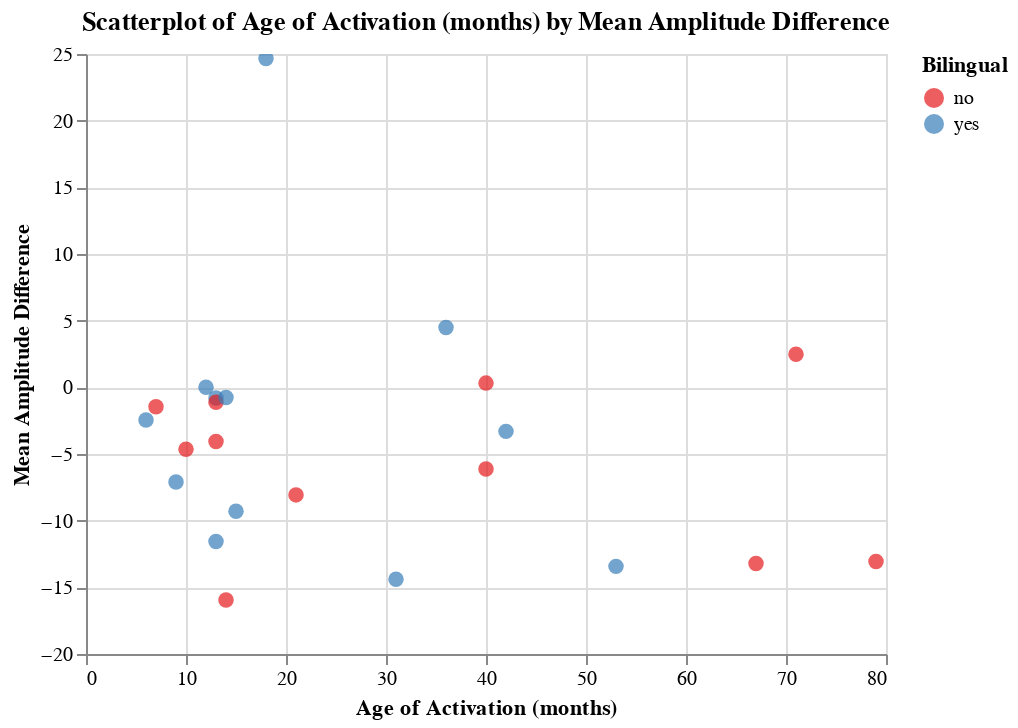

Here is the notebook cell this chart was saved with:
### Code cell
# scatter plot of age of implant and MNA diff (include tooltip interactivity):

varlist = ['ID', 'Bilingual', 'Age (months)', 'Time in Sound (months)'] # for tooltip interactivity
ah.scatter_plot(diffdf, 'Age of Activation (months)', 'Mean Amplitude Difference', 'Bilingual', varlist, output_directory, 'set1')

### Figure 1 — Vega-Lite specification as saved in the notebook (floating-point values rounded to 4 significant figures)
{"config": {"view": {"continuousWidth": 400, "continuousHeight": 300}}, "data": {"name": "data-cada878c65bc5ab23591eb8da5001f2e"}, "mark": {"type": "circle", "size": 60}, "encoding": {"color": {"type": "nominal", "field": "Bilingual", "scale": {"scheme": "set1"}}, "tooltip": [{"type": "nominal", "field": "ID"}, {"type": "nominal", "field": "Bilingual"}, {"type": "quantitative", "field": "Age (months)"}, {"type": "quantitative", "field": "Time in Sound (months)"}], "x": {"type": "quantitative", "field": "Age of Activation (months)"}, "y": {"type": "quantitative", "field": "Mean Amplitude Difference"}}, "selection": {"selector001": {"type": "interval", "bind": "scales", "encodings": ["x", "y"]}}, "title": "Scatterplot of Age of Activation (months) by Mean Amplitude Difference", "$schema": "https://vega.github.io/schema/vega-lite/v4.8.1.json", "datasets": {"data-cada878c65bc5ab23591eb8da5001f2e": [{"ID": "942", "Group": "CI", "Mean Amplitude": -19.68, "Bilingual": "no", "Age (months)": 56, "Time in Sound (months)": 43, "Age of Activation (months)": 13.0, "Region": "Frontal", "Mean Amplitude Difference": -4.068}, {"ID": "959", "Group": "CI", "Mean Amplitude": -15.05, "Bilingual": "no", "Age (months)": 57, "Time in Sound (months)": 17, "Age of Activation (months)": 40.0, "Region": "Frontal", "Mean Amplitude Difference": -6.121}, {"ID": "925", "Group": "CI", "Mean Amplitude": -15.04, "Bilingual": "yes", "Age (months)": 58, "Time in Sound (months)": 52, "Age of Activation (months)": 6.0, "Region": "Frontal", "Mean Amplitude Difference": -2.451}, {"ID": "956", "Group": "CI", "Mean Amplitude": -20.8, "Bilingual": "yes", "Age (months)": 58, "Time in Sound (months)": 5, "Age of Activation (months)": 53.0, "Region": "Frontal", "Mean Amplitude Difference": -13.43}, {"ID": "955", "Group": "CI", "Mean Amplitude": -2.808, "Bilingual": "yes", "Age (months)": 61, "Time in Sound (months)": 49, "Age of Activation (months)": 12.0, "Region": "Frontal", "Mean Amplitude Difference": 0.009}, {"ID": "904", "Group": "CI", "Mean Amplitude": -20.64, "Bilingual": "yes", "Age (months)": 67, "Time in Sound (months)": 54, "Age of Activation (months)": 13.0, "Region": "Frontal", "Mean Amplitude Difference": -0.795}, {"ID": "911", "Group": "CI", "Mean Amplitude": -17.36, "Bilingual": "no", "Age (months)": 67, "Time in Sound (months)": 54, "Age of Activation (months)": 13.0, "Region": "Frontal", "Mean Amplitude Difference": -1.122}, {"ID": "919", "Group": "CI", "Mean Amplitude": -15.46, "Bilingual": "no", "Age (months)": 74, "Time in Sound (months)": 67, "Age of Activation (months)": 7.0, "Region": "Frontal", "Mean Amplitude Difference": -1.454}, {"ID": "945", "Group": "CI", "Mean Amplitude": -16.92, "Bilingual": "no", "Age (months)": 77, "Time in Sound (months)": 56, "Age of Activation (months)": 21.0, "Region": "Frontal", "Mean Amplitude Difference": -8.067}, {"ID": "961", "Group": "CI", "Mean Amplitude": -19.6, "Bilingual": "no", "Age (months)": 77, "Time in Sound (months)": 63, "Age of Activation (months)": 14.0, "Region": "Frontal", "Mean Amplitude Difference": -15.95}, {"ID": "903", "Group": "CI", "Mean Amplitude": -24.76, "Bilingual": "no", "Age (months)": 82, "Time in Sound (months)": 72, "Age of Activation (months)": 10.0, "Region": "Frontal", "Mean Amplitude Difference": -4.641}, {"ID": "921", "Group": "CI", "Mean Amplitude": -33.19, "Bilingual": "yes", "Age (months)": 82, "Time in Sound (months)": 46, "Age of Activation (months)": 36.0, "Region": "Frontal", "Mean Amplitude Difference": 4.483}, {"ID": "936", "Group": "CI", "Mean Amplitude": -6.697, "Bilingual": "yes", "Age (months)": 86, "Time in Sound (months)": 71, "Age of Activation (months)": 15.0, "Region": "Frontal", "Mean Amplitude Difference": -9.298}, {"ID": "901", "Group": "CI", "Mean Amplitude": -3.359, "Bilingual": "yes", "Age (months)": 86, "Time in Sound (months)": 68, "Age of Activation (months)": 18.0, "Region": "Frontal", "Mean Amplitude Difference": 24.66}, {"ID": "923", "Group": "CI", "Mean Amplitude": -22.51, "Bilingual": "yes", "Age (months)": 87, "Time in Sound (months)": 56, "Age of Activation (months)": 31.0, "Region": "Frontal", "Mean Amplitude Difference": -14.4}, {"ID": "924", "Group": "CI", "Mean Amplitude": -18.95, "Bilingual": "yes", "Age (months)": 87, "Time in Sound (months)": 74, "Age of Activation (months)": 13.0, "Region": "Frontal", "Mean Amplitude Difference": -11.57}, {"ID": "934", "Group": "CI", "Mean Amplitude": -14.02, "Bilingual": "yes", "Age (months)": 89, "Time in Sound (months)": 80, "Age of Activation (months)": 9.0, "Region": "Frontal", "Mean Amplitude Difference": -7.093}, {"ID": "951", "Group": "CI", "Mean Amplitude": -19.7, "Bilingual": "no", "Age (months)": 89, "Time in Sound (months)": 49, "Age of Activation (months)": 40.0, "Region": "Frontal", "Mean Amplitude Difference": 0.316}, {"ID": "913", "Group": "CI", "Mean Amplitude": -15.58, "Bilingual": "yes", "Age (months)": 100, "Time in Sound (months)": 86, "Age of Activation (months)": 14.0, "Region": "Frontal", "Mean Amplitude Difference": -0.756}, {"ID": "941", "Group": "CI", "Mean Amplitude": -19.01, "Bilingual": "no", "Age (months)": 106, "Time in Sound (months)": 35, "Age of Activation (months)": 71.0, "Region": "Frontal", "Mean Amplitude Difference": 2.484}, {"ID": "947", "Group": "CI", "Mean Amplitude": -19.22, "Bilingual": "no", "Age (months)": 106, "Time in Sound (months)": 27, "Age of Activation (months)": 79.0, "Region": "Frontal", "Mean Amplitude Difference": -13.06}, {"ID": "935", "Group": "CI", "Mean Amplitude": -16.62, "Bilingual": "yes", "Age (months)": 122, "Time in Sound (months)": 80, "Age of Activation (months)": 42.0, "Region": "Frontal", "Mean Amplitude Difference": -3.303}, {"ID": "937", "Group": "CI", "Mean Amplitude": -27.73, "Bilingual": "no", "Age (months)": 122, "Time in Sound (months)": 55, "Age of Activation (months)": 67.0, "Region": "Frontal", "Mean Amplitude Difference": -13.22}, {"ID": "857", "Group": "HG", "Mean Amplitude": -8.053, "Bilingual": "no", "Age (months)": 33, "Time in Sound (months)": 33, "Age of Activation (months)": null, "Region": "Frontal", "Mean Amplitude Difference": 5.293}, {"ID": "847", "Group": "HG", "Mean Amplitude": -2.966, "Bilingual": "no", "Age (months)": 43, "Time in Sound (months)": 43, "Age of Activation (months)": null, "Region": "Frontal", "Mean Amplitude Difference": 0.175}, {"ID": "858", "Group": "HG", "Mean Amplitude": -18.59, "Bilingual": "no", "Age (months)": 51, "Time in Sound (months)": 51, "Age of Activation (months)": null, "Region": "Frontal", "Mean Amplitude Difference": -12.21}, {"ID": "859", "Group": "HG", "Mean Amplitude": -7.7, "Bilingual": "no", "Age (months)": 52, "Time in Sound (months)": 52, "Age of Activation (months)": null, "Region": "Frontal", "Mean Amplitude Difference": -0.46}, {"ID": "841", "Group": "HG", "Mean Amplitude": -28.02, "Bilingual": "no", "Age (months)": 56, "Time in Sound (months)": 56, "Age of Activation (months)": null, "Region": "Frontal", "Mean Amplitude Difference": -9.465}, {"ID": "836", "Group": "HG", "Mean Amplitude": -8.181, "Bilingual": "no", "Age (months)": 59, "Time in Sound (months)": 59, "Age of Activation (months)": null, "Region": "Frontal", "Mean Amplitude Difference": 8.188}, {"ID": "846", "Group": "HG", "Mean Amplitude": -27.16, "Bilingual": "yes", "Age (months)": 68, "Time in Sound (months)": 68, "Age of Activation (months)": null, "Region": "Frontal", "Mean Amplitude Difference": -7.165}, {"ID": "N4C01", "Group": "HG", "Mean Amplitude": -17.46, "Bilingual": "no", "Age (months)": 61, "Time in Sound (months)": 61, "Age of Activation (months)": null, "Region": "Frontal", "Mean Amplitude Difference": -13.45}, {"ID": "842", "Group": "HG", "Mean Amplitude": -18.28, "Bilingual": "yes", "Age (months)": 67, "Time in Sound (months)": 67, "Age of Activation (months)": null, "Region": "Frontal", "Mean Amplitude Difference": -3.214}, {"ID": "848", "Group": "HG", "Mean Amplitude": -15.1, "Bilingual": "no", "Age (months)": 74, "Time in Sound (months)": 74, "Age of Activation (months)": null, "Region": "Frontal", "Mean Amplitude Difference": -1.423}, {"ID": "N4C10", "Group": "HG", "Mean Amplitude": -9.489, "Bilingual": "yes", "Age (months)": 82, "Time in Sound (months)": 82, "Age of Activation (months)": null, "Region": "Frontal", "Mean Amplitude Difference": -3.473}, {"ID": "N4C13", "Group": "HG", "Mean Amplitude": -25.55, "Bilingual": "yes", "Age (months)": 85, "Time in Sound (months)": 85, "Age of Activation (months)": null, "Region": "Frontal", "Mean Amplitude Difference": 2.461}, {"ID": "809", "Group": "HG", "Mean Amplitude": -13.55, "Bilingual": "no", "Age (months)": 99, "Time in Sound (months)": 99, "Age of Activation (months)": null, "Region": "Frontal", "Mean Amplitude Difference": 4.761}, {"ID": "N4C09", "Group": "HG", "Mean Amplitude": -11.51, "Bilingual": "yes", "Age (months)": 99, "Time in Sound (months)": 99, "Age of Activation (months)": null, "Region": "Frontal", "Mean Amplitude Difference": 3.015}, {"ID": "850", "Group": "HG", "Mean Amplitude": -22.29, "Bilingual": "no", "Age (months)": 124, "Time in Sound (months)": 124, "Age of Activation (months)": null, "Region": "Frontal", "Mean Amplitude Difference": -7.178}, {"ID": "801", "Group": "HG", "Mean Amplitude": -24.32, "Bilingual": "yes", "Age (months)": 127, "Time in Sound (months)": 127, "Age of Activation (months)": null, "Region": "Frontal", "Mean Amplitude Difference": -11.01}, {"ID": "803", "Group": "HG", "Mean Amplitude": -15.16, "Bilingual": "no", "Age (months)": 128, "Time in Sound (months)": 128, "Age of Activation (months)": null, "Region": "Frontal", "Mean Amplitude Difference": -3.417}]}}
